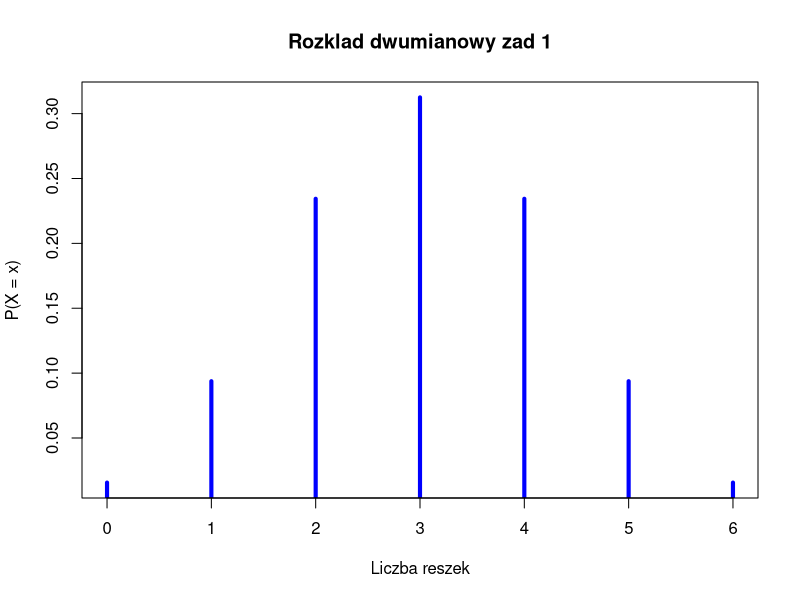
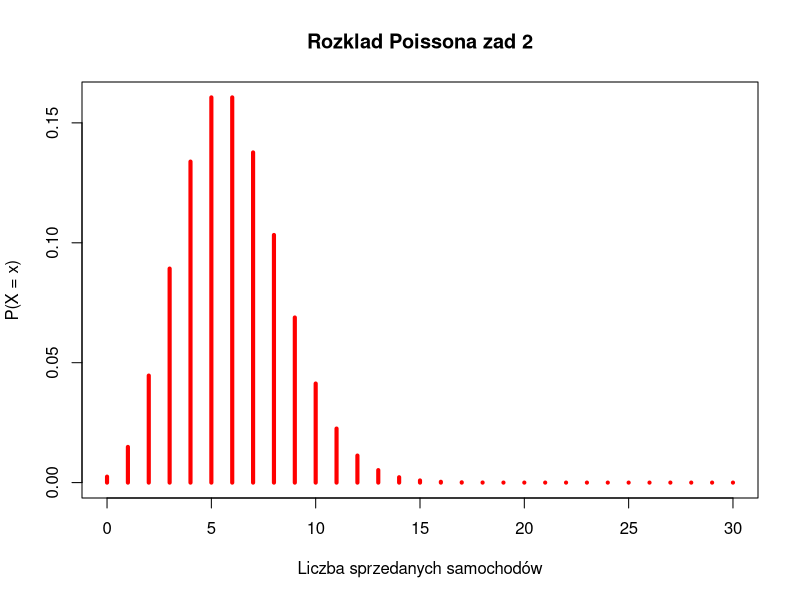

The R source for these figures, in order:
# Zad 1

dbinom(x = 5, size = 6, prob = 0.5)
1 - pbinom(q = 2, size = 6, prob = 0.5)
pbinom(4, size=6, prob=0.5) - pbinom(1, size=6, prob=0.5)

x_vals <- 0:6
y_vals <- dbinom(x = x_vals, size = 6, prob = 0.5)

plot(
    x = x_vals,
    y = y_vals,
    type="h",
    main="Rozklad dwumianowy zad 1",
    lwd = 4,
    xlab = "Liczba reszek",
    ylab = "P(X = x)",
    col = "blue"
)

# Zad 2
dpois(x = 5, lambda = 6)
1 - ppois(q = 3, lambda = 6)
ppois(5, lambda = 6) - ppois(2, lambda = 6)
x_vals <- 0:30
y_vals <- dpois(x = x_vals, lambda = 6)
plot(
    x = x_vals,
    y = y_vals,
    type = "h",
    main = "Rozklad Poissona zad 2",
    lwd = 4,
    xlab = "Liczba sprzedanych samochodów",
    ylab = "P(X = x)",
    col = "red"
)
